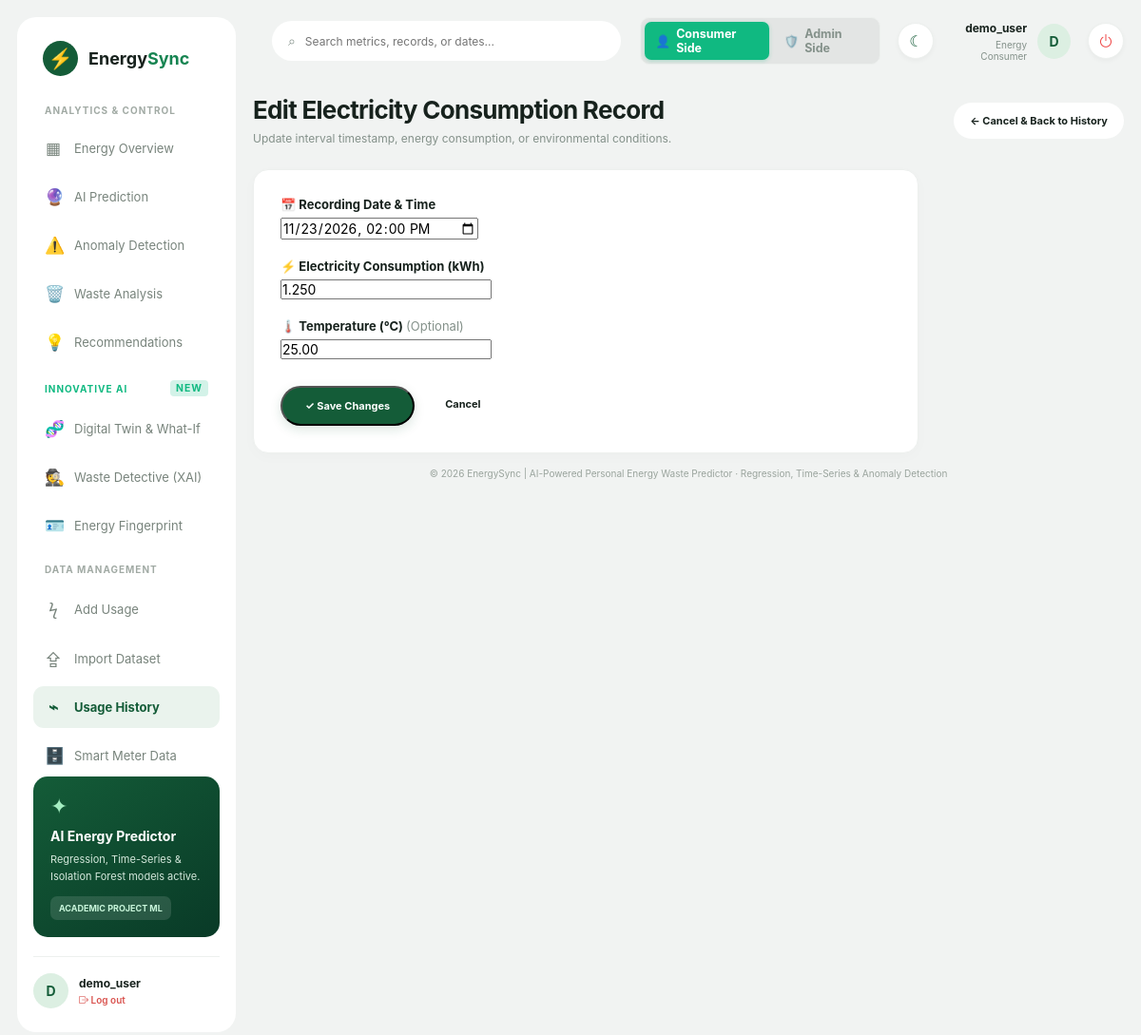
Screenshot of /edit/170/ (signed in) with the database file from the repository.
### consumption/models.py (models this page shows, shortened)
class ElectricityConsumption(models.Model):
    SOURCE_CHOICES = [
        ('manual', 'Manual Entry'),
        ('dataset', 'Dataset Import'),
    ]
    user = models.ForeignKey(
        User,
        on_delete=models.CASCADE,
        related_name='consumption_records'
    )
    recorded_at = models.DateTimeField()
    energy_kwh = models.DecimalField(
        max_digits=10,
        decimal_places=3,
        validators=[MinValueValidator(0)]
    )
    temperature = models.DecimalField(
        max_digits=5,
        decimal_places=2,
        null=True,
        blank=True
    )
    source = models.CharField(
        max_length=20,
        choices=SOURCE_CHOICES,
        default='manual'
    )
    created_at = models.DateTimeField(auto_now_add=True)
    class Meta:
        ordering = ['-recorded_at']
        indexes = [
            models.Index(fields=['user', 'recorded_at']),
        ]

### consumption/views.py (the view)
# urls.py: path('edit/<int:pk>/', views.edit_consumption, name='edit_consumption'),
@login_required
def edit_consumption(request, pk):
    record = get_object_or_404(ElectricityConsumption, pk=pk, user=request.user)
    if request.method == 'POST':
        form = ElectricityConsumptionForm(request.POST, instance=record)
        if form.is_valid():
            form.save()
            messages.success(request, 'Consumption record updated successfully!')
            return redirect('history')
    else:
        form = ElectricityConsumptionForm(instance=record)
    return render(request, 'consumption/edit_consumption.html', {'form': form, 'record': record})

### consumption/templates/consumption/edit_consumption.html (shortened to what this page needs)
{% extends "base.html" %}
{% load static %}
{% block content %}
<section class="page-heading">
    <div>
        <h1>Edit Electricity Consumption Record</h1>
        <p>Update interval timestamp, energy consumption, or environmental conditions.</p>
    </div>
    <div class="heading-actions">
        <a href="{% url 'history' %}" class="btn-secondary">
            ← Cancel & Back to History
        </a>
    </div>
</section>
<div class="panel" style="background: white; border-radius: 16px; padding: 28px; border: 1px solid var(--border); max-width: 700px;">
    <form method="POST">
        <div style="margin-bottom: 20px;">
            <label style="display: block; font-weight: 700; font-size: 13px; margin-bottom: 6px;">
                📅 Recording Date & Time
            </label>
            {{ form.recorded_at }}
        </div>
        <div style="margin-bottom: 20px;">
            <label style="display: block; font-weight: 700; font-size: 13px; margin-bottom: 6px;">
                ⚡ Electricity Consumption (kWh)
            </label>
            {{ form.energy_kwh }}
        </div>
        <div style="margin-bottom: 20px;">
            <label style="display: block; font-weight: 700; font-size: 13px; margin-bottom: 6px;">
                🌡️ Temperature (°C) <span style="font-weight: normal; color: var(--muted);">(Optional)</span>
            </label>
            {{ form.temperature }}
        </div>
        <div style="display: flex; gap: 12px; margin-top: 28px;">
            <button type="submit" class="btn-primary" style="padding: 12px 24px; font-weight: 700;">
                ✓ Save Changes
            </button>
            <a href="{% url 'history' %}" class="btn-secondary" style="padding: 12px 20px;">
                Cancel
            </a>
        </div>
    </form>
</div>
{% endblock %}

### consumption/templates/base.html (shortened to what this page needs)
{% load static %}
<!DOCTYPE html>
<html lang="en">
<head>
    <link rel="stylesheet" href="https://cdn.jsdelivr.net/npm/bootstrap-icons@1.11.3/font/bootstrap-icons.min.css">
    <link rel="stylesheet" href="{% static 'consumption/css/style.css' %}">
</head>
<body>
<div class="app-container">
    <aside class="sidebar">
        <div class="sidebar-header-mobile">
            <div class="brand" style="margin-bottom: 0;">
                <div class="brand-icon">⚡</div>
                <span>Energy<span class="brand-green">Sync</span></span>
            </div>
        </div>
        <div class="menu-heading" style="{% if request.user.is_staff or request.user.is_superuser %}margin-top: 18px;{% endif %}">ANALYTICS & CONTROL</div>
        <nav class="navigation">
            <a href="{% url 'dashboard' %}" class="nav-link {% if request.resolver_match.url_name == 'dashboard' %}active{% endif %}">
                <span>▦</span> Energy Overview
            </a>
            <a href="{% url 'predictions' %}" class="nav-link {% if request.resolver_match.url_name == 'predictions' %}active{% endif %}">
                <span>🔮</span> AI Prediction
            </a>
            <a href="{% url 'anomaly_detection' %}" class="nav-link {% if request.resolver_match.url_name == 'anomaly_detection' %}active{% endif %}">
                <span>⚠️</span> Anomaly Detection
            </a>
            <a href="{% url 'waste_analysis' %}" class="nav-link {% if request.resolver_match.url_name == 'waste_analysis' %}active{% endif %}">
                <span>🗑️</span> Waste Analysis
            </a>
            <a href="{% url 'recommendations' %}" class="nav-link {% if request.resolver_match.url_name == 'recommendations' %}active{% endif %}">
                <span>💡</span> Recommendations
            </a>
        </nav>
        <div class="menu-heading" style="margin-top: 18px; color: #10b981; display: flex; align-items: center; justify-content: space-between;">
            <span>INNOVATIVE AI</span>
            <span style="background: rgba(16, 185, 129, 0.18); color: #10b981; font-size: 0.65rem; padding: 2px 6px; border-radius: 4px; font-weight: 700;">NEW</span>
        </div>
        <nav class="navigation">
            <a href="{% url 'digital_twin' %}" class="nav-link {% if request.resolver_match.url_name == 'digital_twin' %}active{% endif %}" title="01 Digital Twin, 03 What-If, 06 Lifestyle Predictor">
                <span>🧬</span> Digital Twin & What-If
            </a>
            <a href="{% url 'waste_detective' %}" class="nav-link {% if request.resolver_match.url_name == 'waste_detective' %}active{% endif %}" title="02 Waste Detective & 07 Explainable AI (XAI)">
                <span>🕵️</span> Waste Detective (XAI)
            </a>
            <a href="{% url 'energy_fingerprint' %}" class="nav-link {% if request.resolver_match.url_name == 'energy_fingerprint' %}active{% endif %}" title="05 Personal Energy Fingerprint & DNA Archetype">
                <span>🪪</span> Energy Fingerprint
            </a>
        </nav>
        <div class="menu-heading" style="margin-top: 18px;">DATA MANAGEMENT</div>
        <nav class="navigation">
            <a href="{% url 'add_consumption' %}" class="nav-link {% if request.resolver_match.url_name == 'add_consumption' %}active{% endif %}">
                <span>ϟ</span> Add Usage
            </a>
            <a href="{% url 'import_data' %}" class="nav-link {% if request.resolver_match.url_name == 'import_data' %}active{% endif %}">
                <span>⇪</span> Import Dataset
            </a>
            <a href="{% url 'history' %}" class="nav-link {% if request.resolver_match.url_name == 'history' or request.resolver_match.url_name == 'edit_consumption' %}active{% endif %}">
                <span>⌁</span> Usage History
            </a>
            <a href="{% url 'dataset' %}" class="nav-link {% if request.resolver_match.url_name == 'dataset' %}active{% endif %}">
                <span>🗄️</span> Smart Meter Data
            </a>
        </nav>
        <div class="sidebar-bottom">
            <div class="upgrade-card">
                <div class="upgrade-icon">✦</div>
                <h4>AI Energy Predictor</h4>
                <p>Regression, Time-Series & Isolation Forest models active.</p>
                <span>ACADEMIC PROJECT ML</span>
            </div>
            {% if user.is_authenticated %}
            <div class="sidebar-user">
                <div class="avatar">
                    {{ user.username|first|upper }}
                </div>
                <div class="user-info">
                    <strong>{{ user.username }}</strong>
                    <small><a href="{% url 'logout' %}" style="color:#d9534f; font-weight:600;"><i class="bi bi-box-arrow-right"></i> Log out</a></small>
                </div>
            </div>
            {% endif %}
        </div>
    </aside>
    <main class="main-content">
        <header class="topbar">
            <div class="search-box">
                <span>⌕</span>
                <input type="text"
                       placeholder="Search metrics, records, or dates..."
                       id="dashboardSearch">
            </div>
            <div class="topbar-right">
                <div style="display: inline-flex; align-items: center; background: rgba(0,0,0,0.06); padding: 4px; border-radius: 10px; border: 1px solid var(--border); gap: 4px;">
                    <a href="{% url 'switch_role' 'consumer' %}"
                       title="Switch to Domestic Consumer Dashboard (demo_user)"
                       style="padding: 5px 12px; border-radius: 7px; font-size: 0.78rem; font-weight: 700; text-decoration: none; display: flex; align-items: center; gap: 6px; transition: all 0.2s; {% if not request.user.is_superuser %}background: #10b981; color: white; box-shadow: 0 1px 4px rgba(16,185,129,0.3);{% else %}color: var(--muted); background: transparent;{% endif %}">
                        <span>👤</span> Consumer Side
                    </a>
                    <a href="{% url 'switch_role' 'admin' %}"
                       title="Switch to Grid Administrator Portal (hp)"
                       style="padding: 5px 12px; border-radius: 7px; font-size: 0.78rem; font-weight: 700; text-decoration: none; display: flex; align-items: center; gap: 6px; transition: all 0.2s; {% if request.user.is_superuser %}background: #f59e0b; color: white; box-shadow: 0 1px 4px rgba(245,158,11,0.3);{% else %}color: var(--muted); background: transparent;{% endif %}">
                        <span>🛡️</span> Admin Side
                    </a>
                </div>
                <button class="icon-button theme-toggle-btn" id="themeToggle"
                        title="Toggle Dark/Light Mode" aria-label="Toggle theme">☾</button>
                <div class="profile">
                    <div class="profile-text">
                        <strong>{{ request.user.username }}</strong>
                        {% if request.user.is_staff or request.user.is_superuser %}
                            <small style="color: #d97706; font-weight: 700;">★ Grid Administrator</small>
                        {% else %}
                            <small>Energy Consumer</small>
                        {% endif %}
                    </div>
                    <div class="avatar" style="{% if request.user.is_staff or request.user.is_superuser %}background: #d97706; color: white;{% endif %}">
                        {{ request.user.username|first|upper }}
                    </div>
                </div>
                <a href="{% url 'logout' %}" class="icon-button logout-btn" title="Sign Out" aria-label="Sign Out">
                    <i class="bi bi-power"></i>
                </a>
            </div>
        </header>
        {% block content %}
        {% endblock %}
        <footer class="footer">
            <p>© 2026 EnergySync | AI-Powered Personal Energy Waste Predictor · Regression, Time-Series & Anomaly Detection</p>
        </footer>
    </main>
</div>
</body>
</html>

### rows the page displays
ElectricityConsumption: recorded_at "11/23/2026 14:00", energy_kwh "1.250", temperature "25.00"

### other values shown
{{ user.username|first|upper }} "D"
{{ user.username }} "demo_user"
{{ request.user.username }} "demo_user"
{{ request.user.username|first|upper }} "D"
